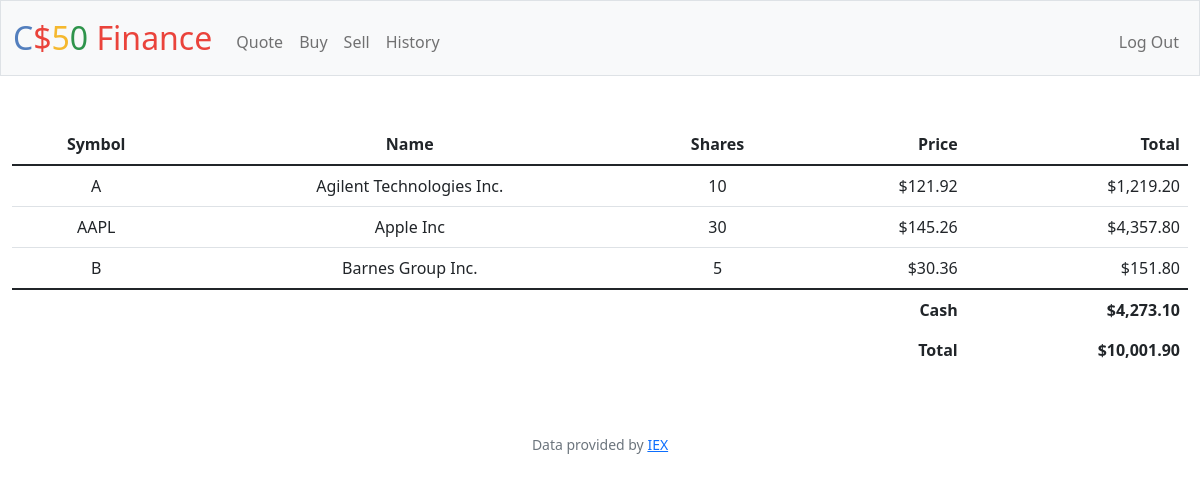
Screenshot of / (signed in) with the database file from the repository.
### tables this page shows
CREATE TABLE orders (id INTEGER PRIMARY KEY AUTOINCREMENT NOT NULL, user_id INTEGER, symbol VARCHAR, shares INTEGER, name VARCHAR, price FLOAT, timestamp VARCHAR, FOREIGN KEY (user_id) REFERENCES users(id));

CREATE TABLE users (id INTEGER PRIMARY KEY AUTOINCREMENT NOT NULL, username TEXT NOT NULL, hash TEXT NOT NULL, cash NUMERIC NOT NULL DEFAULT 10000.00);

### app.py (the view)
@app.route("/")
@login_required
def index():
    cash = db.execute("SELECT cash FROM users WHERE id = ?", session["user_id"])
    orders = db.execute(
        "SELECT symbol, name, sum(shares) as sumshares, price FROM orders WHERE user_id = ? GROUP BY symbol",
        session["user_id"],
    )
    account = cash[0]["cash"]
    for order in orders:
        name = order["name"]
        total = order["sumshares"] * order["price"]
        order["name"] = name
        order["total"] = total
        order["price"] = order["price"]
        account += total
    return render_template(
        "index.html", orders=orders, cash=cash[0]["cash"], account=account
    )

### app.py (called while the page is built)
@app.after_request
def after_request(response):
    response.headers["Cache-Control"] = "no-cache, no-store, must-revalidate"
    response.headers["Expires"] = 0
    response.headers["Pragma"] = "no-cache"
    return response

### helpers.py (called while the page is built)
def login_required(f):
    @wraps(f)
    def decorated_function(*args, **kwargs):
        if session.get("user_id") is None:
            return redirect("/login")
        return f(*args, **kwargs)
    return decorated_function

def usd(value):
    return f"${value:,.2f}"

### templates/index.html (shortened to what this page needs)
{% extends "layout.html" %}
{% block main %}
<table class="table table-hover">
    <thead>
        <tr>
            <th>Symbol</th>
            <th>Name</th>
            <th>Shares</th>
            <th class="text-end">Price</th>
            <th class="text-end">Total</th>
        </tr>
    </thead>
    <tbody>
        {% for order in orders %}
        <tr>
            <td>{{ order["symbol"] }}</td>
            <td>{{ order["name"] }}</td>
            <td>{{ order["sumshares"] }}</td>
            <td class="text-end">{{ order["price"] | usd}}</td>
            <td class="text-end">{{ order["total"] | usd }}</td>
        </tr>
        {% endfor %}
    </tbody>
    <tfoot>
        <tr>
            <td class="border-0 fw-bold text-end" colspan="4">Cash</td>
            <td class="border-0 fw-bold text-end">{{ cash | usd }}</td>
        </tr>
        <tr>
            <td class="border-0 fw-bold text-end" colspan="4">Total</td>
            <td class="border-0 fw-bold text-end">{{ account | usd }}</td>
        </tr>
    </tfoot>
</table>
{% endblock %}

### rows the page displays
orders: symbol "A", name "Agilent Technologies Inc.", sumshares "10", price "$121.92", total "$1,219.20"
orders: symbol "B", name "Barnes Group Inc.", sumshares "5", price "$30.36", total "$151.80"
users: cash "$4,273.10"

### other values shown
{{ order["symbol"] }} "AAPL"
{{ order["name"] }} "Apple Inc"
{{ order["sumshares"] }} "30"
{{ order["price"] | usd }} "$145.26"
{{ order["total"] | usd }} "$4,357.80"
{{ account | usd }} "$10,001.90"
